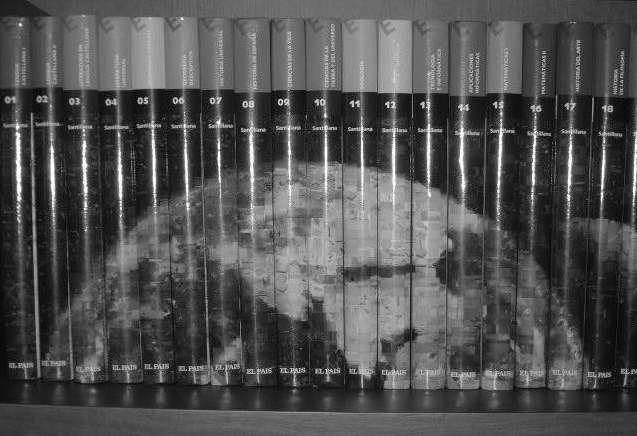
%> input picture Practicas/Practica4_SimulacionFiltradoRuido/P4.tif, 637 x 436 px
$ octave Practica_4_primera_parte.m   (GNU Octave 9; MATLAB toolbox functions it lacks are replaced by stand-ins)
%> lines starting %> are read from the running program, lines starting %| are printed output that depends on the picture; in (x1, y1, x2, y2) boxes, pixels count from 0 and x2, y2 are one past the last pixel; in counts of white or black regions, pixels touching at a corner belong together; the program's own positions count from 1
% Ejercicio 1
% -------------------------------------------------------------------------

imagenP4 = imread("P4.tif");
%> imagenP4 is the input picture: size 436x637 uint8; min 0, max 255, mean 80.9

% Ejercicio 2
% -------------------------------------------------------------------------

% Sal y pimienta con p = 0.9 y q = 0.95
p = 0.9;
q = 0.95;
% Porcentaje de pixeles con ruido sal y pimienta
porcentajePimienta = q - p;
porcentajeSal = 1 - q;

% Generar la matriz x, uniforme de rango (0, 1)
x = rand(size(imagenP4));

% Primera condición, pixeles originales
x(x < p) = imagenP4(x < p);
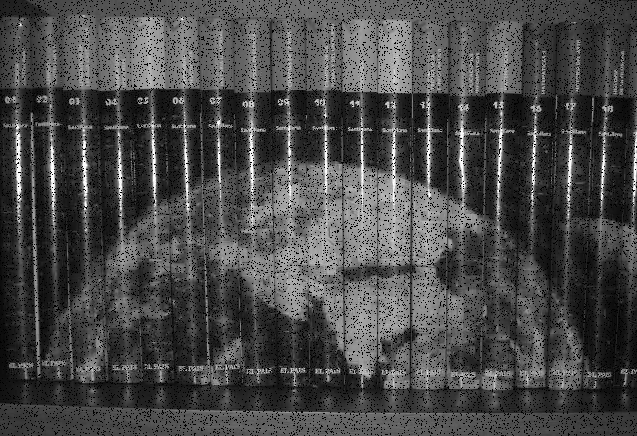
%> x: size 436x637 double; min 0, max 255, mean 72.9

% Segunda condición
x(p <= x & x < q) = 0;
%> x: size 436x637 double; 5.09% of pixels changed, all inside (x1, y1, x2, y2) = (0, 0, 637, 436)

% Tercera condición
x(q <= x & x < 1) = 255;
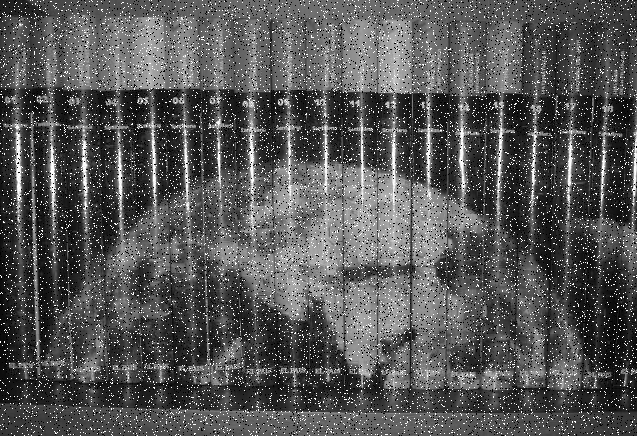
%> x: size 436x637 double; min 0, max 255, mean 85.5

imagenP4SalYPimienta = uint8(x);

% Gaussiano de media nula y desviación típica 10

% Primero obtenemos la distribución gaussiana de media nula y
% varianza 1
distribucionGaussiana0_1 = randn(size(imagenP4), "double");

% La desviación típica es la raíz cuadrada positiva de la
% varianza
distribucionGaussiana0_100 = 0 + 10 * distribucionGaussiana0_1;

% Para el ruido gaussiano el valor del pixel con ruido será
% el del ideal más una cantidad correspondiente al error, es
% decir, cada pixel (x,y) sumado a su correspondiente elemento
% en la distribución gaussiana
imagenP4RuidoGaussiano0_100 = uint8(double(imagenP4) + ...
distribucionGaussiana0_100);

% Ejercicio 3
% -------------------------------------------------------------------------

figure;

subplot(1, 3, 1);
imshow(imagenP4);
title("Imagen P4 original");

subplot(1, 3, 2);
imshow(imagenP4RuidoGaussiano0_100);
title("Imagen P4 Ruido Gaussiano");

subplot(1, 3, 3);
imshow(imagenP4SalYPimienta);
title("Imagen P4 Sal y Pimienta");

% Obtener la línea horizontal central de las imágenes
filaCentral = round(size(imagenP4, 1) / 2);
%> filaCentral = 218

% Obtener los valores de intensidad a lo largo de la línea horizontal central
intensidadOriginal = imagenP4(filaCentral, :);
%> intensidadOriginal = 637 values, max 239 at index 253, min 13 at index 39, mean 88.78
intensidadSalYPimienta = imagenP4SalYPimienta(filaCentral, :);
%> intensidadSalYPimienta = 637 values, max 255 at index 19, min 0 at index 7, mean 90.52
intensidadGaussiano = imagenP4RuidoGaussiano0_100(filaCentral, :);
%> intensidadGaussiano = 637 values, max 220 at index 253, min 0 at index 595, mean 88.97

figure;
plot(intensidadOriginal, 'b', 'LineWidth', 1.5);
hold on;
plot(intensidadSalYPimienta, 'r', 'LineWidth', 1.5);
plot(intensidadGaussiano, 'g', 'LineWidth', 1.5);
hold off;

title('Variación de niveles de gris a lo largo de la línea horizontal central');
xlabel('Posición en la imagen');
ylabel('Intensidad de gris');
legend('Original', 'Ruido sal y pimienta', 'Ruido gaussiano');
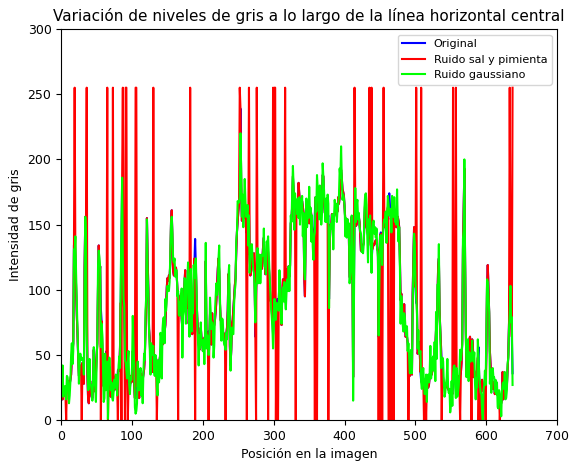
%> figure redrawn from the program's plot data; curve peaks at x = 253, y = 239; curve peaks at x = 19, y = 255; curve peaks at x = 253, y = 220
